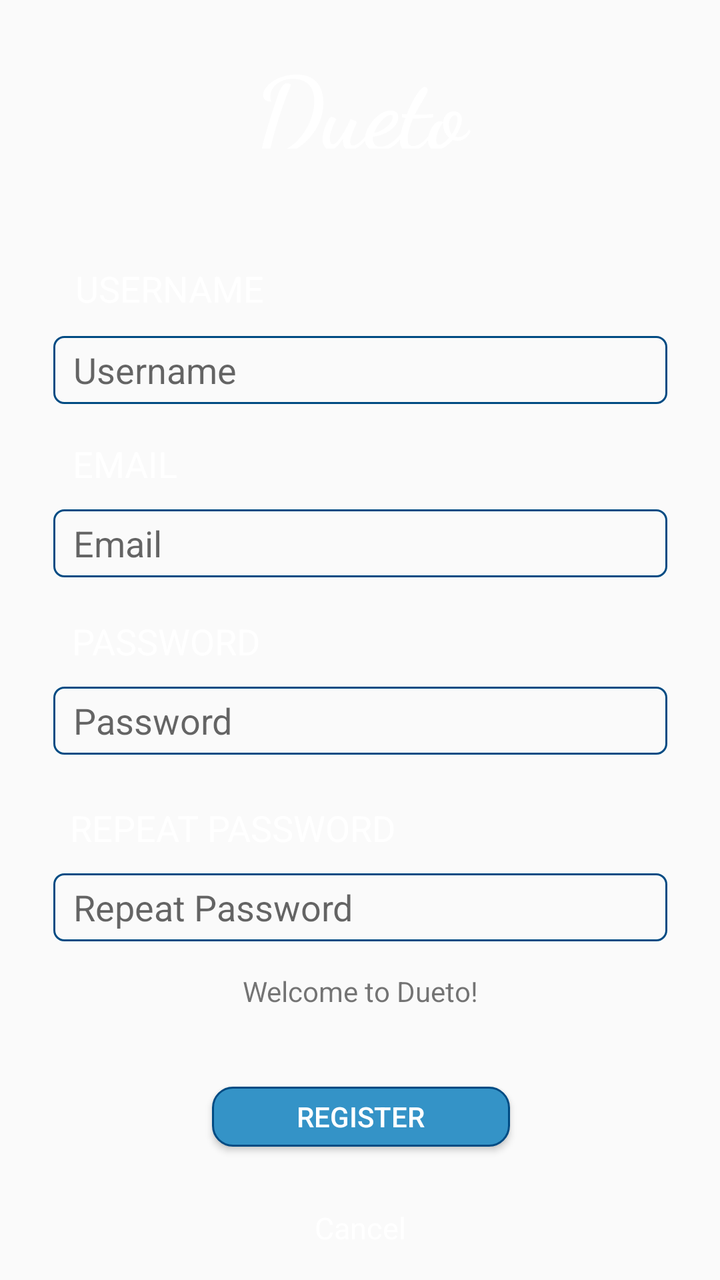
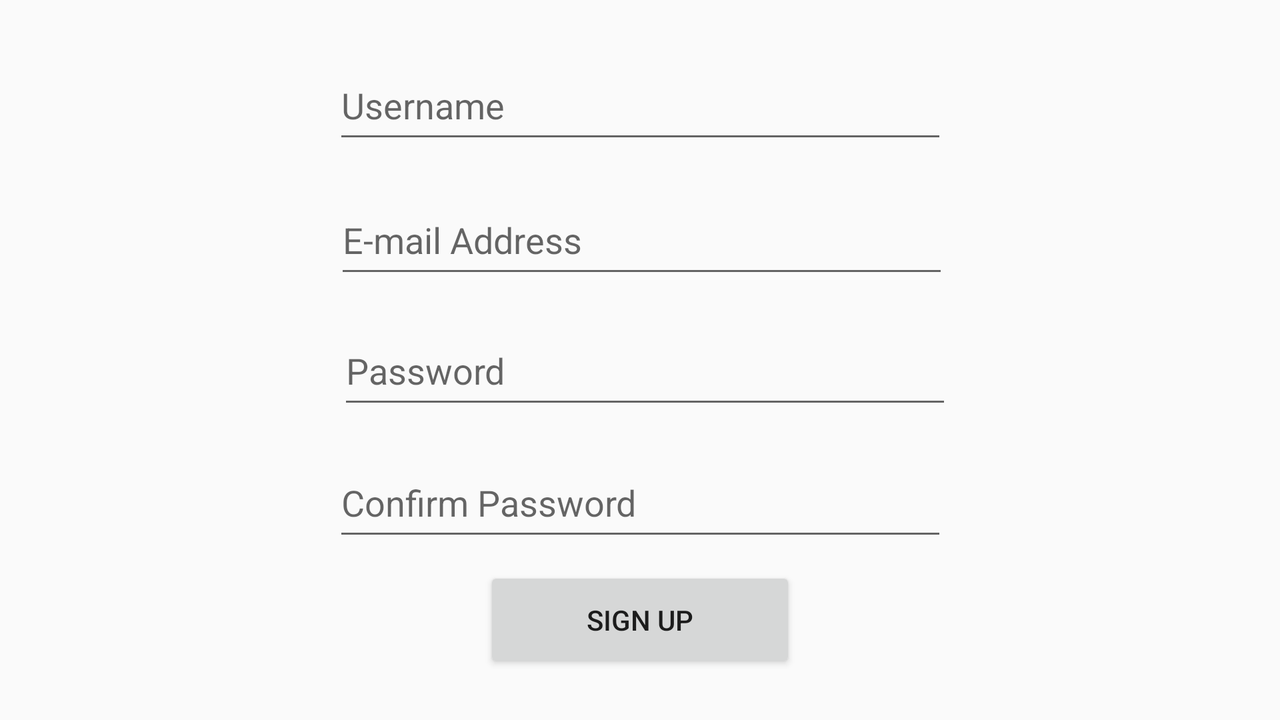

Compare how this app lays out the same screen by default and in its alternative resource folder. The renders come first, then the two layout files and the values they reference.
<!-- AndroidManifest.xml: application theme AppTheme -->
<!-- res/layout/activity_signin.xml -->
<?xml version="1.0" encoding="utf-8"?>
<android.support.constraint.ConstraintLayout xmlns:android="http://schemas.android.com/apk/res/android"
    xmlns:app="http://schemas.android.com/apk/res-auto"
    xmlns:tools="http://schemas.android.com/tools"
    android:layout_width="match_parent"
    android:layout_height="match_parent"
    android:descendantFocusability="beforeDescendants"
    android:focusableInTouchMode="true"
    android:background="@color/newBlue"
    tools:context="dueto.dueto.SigninActivity">


    <EditText
        android:id="@+id/unText"
        android:layout_width="307dp"
        android:layout_height="34dp"
        android:layout_marginBottom="8dp"
        android:layout_marginEnd="8dp"
        android:layout_marginStart="8dp"
        android:layout_marginTop="8dp"
        android:background="@drawable/button_edittext"
        android:ems="10"
        android:hint="Username"
        android:paddingLeft="10dp"
        android:imeOptions="flagNoExtractUi"
        android:inputType="textPersonName"
        app:layout_constraintBottom_toBottomOf="parent"
        app:layout_constraintEnd_toEndOf="parent"
        app:layout_constraintHorizontal_bias="0.508"
        app:layout_constraintStart_toStartOf="parent"
        app:layout_constraintTop_toTopOf="parent"
        app:layout_constraintVertical_bias="0.271" />

    <EditText
        android:id="@+id/emText"
        android:layout_width="307dp"
        android:layout_height="34dp"
        android:layout_marginBottom="8dp"
        android:layout_marginEnd="8dp"
        android:layout_marginStart="8dp"
        android:layout_marginTop="8dp"
        android:background="@drawable/button_edittext"
        android:ems="10"
        android:hint="Email"
        android:paddingLeft="10dp"
        android:imeOptions="flagNoExtractUi"
        android:inputType="textPersonName"
        app:layout_constraintBottom_toBottomOf="parent"
        app:layout_constraintEnd_toEndOf="parent"
        app:layout_constraintHorizontal_bias="0.508"
        app:layout_constraintStart_toStartOf="parent"
        app:layout_constraintTop_toBottomOf="@+id/unText"
        app:layout_constraintVertical_bias="0.115" />

    <EditText
        android:id="@+id/pwText"
        android:layout_width="307dp"
        android:layout_height="34dp"
        android:layout_marginBottom="8dp"
        android:layout_marginEnd="8dp"
        android:layout_marginStart="8dp"
        android:layout_marginTop="8dp"
        android:background="@drawable/button_edittext"
        android:ems="10"
        android:hint="Password"
        android:paddingLeft="10dp"
        android:imeOptions="flagNoExtractUi"
        android:inputType="textPassword"
        app:layout_constraintBottom_toBottomOf="parent"
        app:layout_constraintEnd_toEndOf="parent"
        app:layout_constraintHorizontal_bias="0.508"
        app:layout_constraintStart_toStartOf="parent"
        app:layout_constraintTop_toBottomOf="@+id/emText"
        app:layout_constraintVertical_bias="0.155" />

    <EditText
        android:id="@+id/confirmText"
        android:layout_width="307dp"
        android:layout_height="34dp"
        android:layout_marginBottom="8dp"
        android:layout_marginEnd="8dp"
        android:layout_marginStart="8dp"
        android:layout_marginTop="8dp"
        android:background="@drawable/button_edittext"
        android:ems="10"
        android:hint="Repeat Password"
        android:paddingLeft="10dp"
        android:imeOptions="flagNoExtractUi"
        android:inputType="textPassword"
        app:layout_constraintBottom_toBottomOf="parent"
        app:layout_constraintEnd_toEndOf="parent"
        app:layout_constraintHorizontal_bias="0.508"
        app:layout_constraintStart_toStartOf="parent"
        app:layout_constraintTop_toBottomOf="@+id/pwText"
        app:layout_constraintVertical_bias="0.242" />

    <Button
        android:id="@+id/suButt"
        android:layout_width="149dp"
        android:layout_height="30dp"
        android:layout_marginBottom="8dp"
        android:layout_marginEnd="8dp"
        android:layout_marginStart="8dp"
        android:layout_marginTop="8dp"
        android:background="@drawable/button_submit"
        android:text="Register"
        android:textColor="@color/White"
        app:layout_constraintBottom_toBottomOf="parent"
        app:layout_constraintEnd_toEndOf="parent"
        app:layout_constraintHorizontal_bias="0.502"
        app:layout_constraintStart_toStartOf="parent"
        app:layout_constraintTop_toBottomOf="@+id/confirmText"
        app:layout_constraintVertical_bias="0.523" />

    <TextView
        android:id="@+id/errMessage"
        android:layout_width="200dp"
        android:layout_height="34dp"
        android:layout_marginBottom="8dp"
        android:layout_marginEnd="8dp"
        android:layout_marginStart="8dp"
        android:layout_marginTop="8dp"
        android:gravity="center"
        android:text="Welcome to Dueto!"
        app:layout_constraintBottom_toBottomOf="parent"
        app:layout_constraintEnd_toEndOf="parent"
        app:layout_constraintStart_toStartOf="parent"
        app:layout_constraintTop_toBottomOf="@+id/confirmText"
        app:layout_constraintVertical_bias="0.0" />

    <TextView
        android:id="@+id/unView"
        android:layout_width="106dp"
        android:layout_height="28dp"
        android:layout_marginBottom="8dp"
        android:layout_marginEnd="8dp"
        android:layout_marginStart="8dp"
        android:layout_marginTop="8dp"
        android:text="USERNAME"
        android:textColor="@color/White"
        android:textSize="18sp"
        app:layout_constraintBottom_toTopOf="@+id/unText"
        app:layout_constraintEnd_toEndOf="parent"
        app:layout_constraintHorizontal_bias="0.125"
        app:layout_constraintStart_toStartOf="parent"
        app:layout_constraintTop_toTopOf="parent"
        app:layout_constraintVertical_bias="1.0" />

    <TextView
        android:id="@+id/emView"
        android:layout_width="64dp"
        android:layout_height="27dp"
        android:layout_marginBottom="8dp"
        android:layout_marginEnd="8dp"
        android:layout_marginStart="8dp"
        android:layout_marginTop="8dp"
        android:text="EMAIL"
        android:textColor="@color/White"
        android:textSize="18sp"
        app:layout_constraintBottom_toTopOf="@+id/emText"
        app:layout_constraintEnd_toEndOf="parent"
        app:layout_constraintHorizontal_bias="0.101"
        app:layout_constraintStart_toStartOf="parent"
        app:layout_constraintTop_toBottomOf="@+id/unText"
        app:layout_constraintVertical_bias="1.0" />

    <TextView
        android:id="@+id/pwView"
        android:layout_width="121dp"
        android:layout_height="27dp"
        android:layout_marginBottom="8dp"
        android:layout_marginEnd="8dp"
        android:layout_marginStart="8dp"
        android:layout_marginTop="8dp"
        android:text="PASSWORD"
        android:textColor="@color/White"
        android:textSize="18sp"
        app:layout_constraintBottom_toTopOf="@+id/pwText"
        app:layout_constraintEnd_toEndOf="parent"
        app:layout_constraintHorizontal_bias="0.125"
        app:layout_constraintStart_toStartOf="parent"
        app:layout_constraintTop_toBottomOf="@+id/emText"
        app:layout_constraintVertical_bias="1.0" />

    <TextView
        android:id="@+id/confirmView"
        android:layout_width="169dp"
        android:layout_height="27dp"
        android:layout_marginBottom="8dp"
        android:layout_marginEnd="8dp"
        android:layout_marginStart="8dp"
        android:layout_marginTop="8dp"
        android:text="REPEAT PASSWORD"
        android:textColor="@color/White"
        android:textSize="18sp"
        app:layout_constraintBottom_toTopOf="@+id/confirmText"
        app:layout_constraintEnd_toEndOf="parent"
        app:layout_constraintHorizontal_bias="0.155"
        app:layout_constraintStart_toStartOf="parent"
        app:layout_constraintTop_toBottomOf="@+id/pwText"
        app:layout_constraintVertical_bias="1.0" />

    <TextView
        android:id="@+id/duetoLogo"
        android:layout_width="156dp"
        android:layout_height="56dp"
        android:layout_marginBottom="8dp"
        android:layout_marginEnd="8dp"
        android:layout_marginStart="8dp"
        android:layout_marginTop="8dp"
        android:fontFamily="cursive"
        android:gravity="center_horizontal"
        android:text="Dueto"
        android:textColor="@color/White"
        android:textSize="50sp"
        android:textStyle="bold"
        app:layout_constraintBottom_toBottomOf="parent"
        app:layout_constraintEnd_toEndOf="parent"
        app:layout_constraintStart_toStartOf="parent"
        app:layout_constraintTop_toTopOf="parent"
        app:layout_constraintVertical_bias="0.018" />

    <TextView
        android:id="@+id/cancelView"
        android:layout_width="wrap_content"
        android:layout_height="wrap_content"
        android:layout_marginBottom="16dp"
        android:layout_marginEnd="8dp"
        android:layout_marginStart="8dp"
        android:text="Cancel"
        android:textColor="@color/White"
        android:textSize="15sp"
        android:clickable="true"
        app:layout_constraintBottom_toBottomOf="parent"
        app:layout_constraintEnd_toEndOf="parent"
        app:layout_constraintHorizontal_bias="0.501"
        app:layout_constraintStart_toStartOf="parent" />

</android.support.constraint.ConstraintLayout>
<!-- resources referenced by this layout -->
<resources>
  <color name="White">#ffffff</color>
  <!-- drawable button_edittext (drawable-xxxhdpi) -->
  <?xml version="1.0" encoding="utf-8"?>
  <selector xmlns:android="http://schemas.android.com/apk/res/android">
      <item>
          <shape android:shape="rectangle">
              <solid android:color="@color/buttonBlue"/>
              <stroke
                  android:width="1dp"
                  android:color="#004b83"/>
              <corners android:radius="5dp"/>
              
              
          </shape>
      </item>
  </selector>
  <!-- drawable button_submit (drawable-xxxhdpi) -->
  <?xml version="1.0" encoding="utf-8"?>
  <selector xmlns:android="http://schemas.android.com/apk/res/android">
      <item>
          <shape android:shape="rectangle">
              <solid android:color="#3493c7"/>
              <stroke
                  android:width="1dp"
                  android:color="#004b83"/>
              <corners android:radius="10dp"/>
              
              
          </shape>
      </item>
  </selector>
  <style name="AppTheme" parent="Theme.AppCompat.Light.DarkActionBar">
          
          <item name="colorPrimary">@color/colorPrimary</item>
          <item name="colorPrimaryDark">@color/colorPrimaryDark</item>
          <item name="colorAccent">@color/colorAccent</item>
      </style>
  <color name="colorPrimary">#3F51B5</color>
  <color name="colorPrimaryDark">#ff000000</color>
  <color name="colorAccent">#FF4081</color>
</resources>
<!-- res/layout-land/activity_signin.xml (the author's variant of the layout above) -->
<!-- drawn on the phone turned sideways -->
<?xml version="1.0" encoding="utf-8"?>
<android.support.constraint.ConstraintLayout xmlns:android="http://schemas.android.com/apk/res/android"
    xmlns:app="http://schemas.android.com/apk/res-auto"
    xmlns:tools="http://schemas.android.com/tools"
    android:layout_width="match_parent"
    android:layout_height="match_parent"
    android:descendantFocusability="beforeDescendants"
    android:focusableInTouchMode="true"
    tools:context="dueto.dueto.SigninActivity">

    <ScrollView
        android:layout_width="match_parent"
        android:layout_height="match_parent">

        <android.support.constraint.ConstraintLayout
            android:layout_width="match_parent"
            android:layout_height="wrap_content">

            <EditText
                android:id="@+id/unText"
                android:imeOptions="flagNoExtractUi"
                android:layout_width="307dp"
                android:layout_height="51dp"
                android:layout_marginBottom="8dp"
                android:layout_marginEnd="8dp"
                android:layout_marginStart="8dp"
                android:layout_marginTop="8dp"
                android:ems="10"
                android:hint="Username"
                android:inputType="textPersonName"
                app:layout_constraintBottom_toBottomOf="parent"
                app:layout_constraintEnd_toEndOf="parent"
                app:layout_constraintStart_toStartOf="parent"
                app:layout_constraintTop_toTopOf="parent"
                app:layout_constraintVertical_bias="0.064" />

            <EditText
                android:id="@+id/emText"
                android:imeOptions="flagNoExtractUi"
                android:layout_width="307dp"
                android:layout_height="51dp"
                android:layout_marginBottom="8dp"
                android:layout_marginEnd="8dp"
                android:layout_marginStart="8dp"
                android:layout_marginTop="8dp"
                android:ems="10"
                android:hint="E-mail Address"
                android:inputType="textPersonName"
                app:layout_constraintBottom_toBottomOf="parent"
                app:layout_constraintEnd_toEndOf="parent"
                app:layout_constraintHorizontal_bias="0.503"
                app:layout_constraintStart_toStartOf="parent"
                app:layout_constraintTop_toBottomOf="@+id/unText"
                app:layout_constraintVertical_bias="0.041" />

            <EditText
                android:id="@+id/pwText"
                android:imeOptions="flagNoExtractUi"
                android:layout_width="307dp"
                android:layout_height="51dp"
                android:layout_marginBottom="8dp"
                android:layout_marginEnd="8dp"
                android:layout_marginStart="8dp"
                android:layout_marginTop="8dp"
                android:ems="10"
                android:hint="Password"
                android:inputType="textPassword"
                app:layout_constraintBottom_toBottomOf="parent"
                app:layout_constraintEnd_toEndOf="parent"
                app:layout_constraintHorizontal_bias="0.508"
                app:layout_constraintStart_toStartOf="parent"
                app:layout_constraintTop_toBottomOf="@+id/emText"
                app:layout_constraintVertical_bias="0.049" />

            <EditText
                android:id="@+id/confirmText"
                android:imeOptions="flagNoExtractUi"
                android:layout_width="307dp"
                android:layout_height="51dp"
                android:layout_marginBottom="8dp"
                android:layout_marginEnd="8dp"
                android:layout_marginStart="8dp"
                android:layout_marginTop="8dp"
                android:ems="10"
                android:hint="Confirm Password"
                android:inputType="textPassword"
                app:layout_constraintBottom_toBottomOf="parent"
                app:layout_constraintEnd_toEndOf="parent"
                app:layout_constraintStart_toStartOf="parent"
                app:layout_constraintTop_toBottomOf="@+id/pwText"
                app:layout_constraintVertical_bias="0.1" />

            <Button
                android:id="@+id/suButt"
                android:layout_width="156dp"
                android:layout_height="53dp"
                android:layout_marginBottom="8dp"
                android:layout_marginEnd="8dp"
                android:layout_marginStart="8dp"
                android:layout_marginTop="8dp"
                android:text="Sign Up"
                app:layout_constraintBottom_toBottomOf="parent"
                app:layout_constraintEnd_toEndOf="parent"
                app:layout_constraintStart_toStartOf="parent"
                app:layout_constraintTop_toBottomOf="@+id/confirmText"
                app:layout_constraintVertical_bias="0.39" />

            <TextView
                android:id="@+id/errMessage"
                android:layout_width="200dp"
                android:layout_height="37dp"
                android:layout_marginBottom="8dp"
                android:layout_marginEnd="8dp"
                android:layout_marginStart="8dp"
                android:layout_marginTop="8dp"
                android:gravity="center"
                android:text="Welcome to Dueto!"
                app:layout_constraintBottom_toBottomOf="parent"
                app:layout_constraintEnd_toEndOf="parent"
                app:layout_constraintHorizontal_bias="0.502"
                app:layout_constraintStart_toStartOf="parent"
                app:layout_constraintTop_toBottomOf="@+id/confirmText"
                app:layout_constraintVertical_bias="0.007" />
        </android.support.constraint.ConstraintLayout>
    </ScrollView>

</android.support.constraint.ConstraintLayout>
<!-- resources referenced by the variant -->
<!-- as the phone turned sideways resolves them -->
<resources>
  <style name="AppTheme" parent="Theme.AppCompat.Light.DarkActionBar">
          
          <item name="colorPrimary">@color/colorPrimary</item>
          <item name="colorPrimaryDark">@color/colorPrimaryDark</item>
          <item name="colorAccent">@color/colorAccent</item>
      </style>
  <color name="colorPrimary">#3F51B5</color>
  <color name="colorPrimaryDark">#ff000000</color>
  <color name="colorAccent">#FF4081</color>
</resources>
